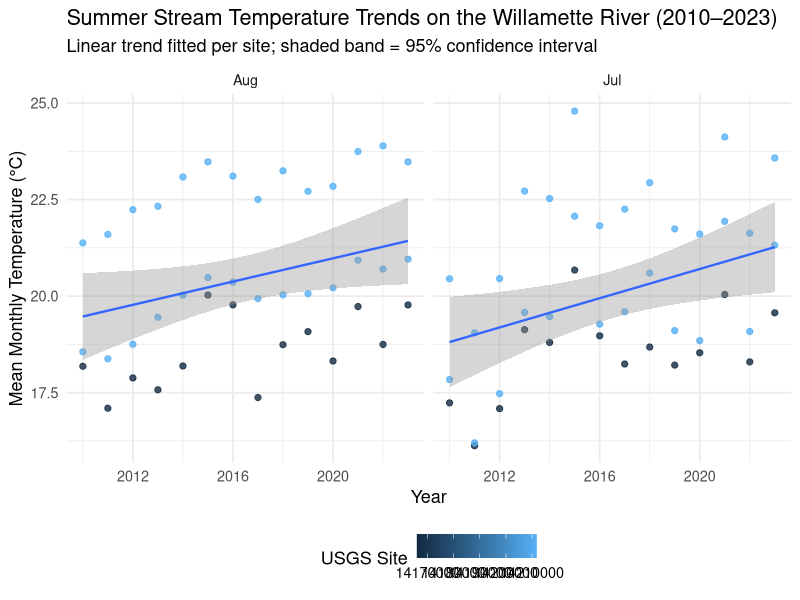

Recreate this plot in R.
## ---- chunk 1
#| message: false
#| warning: false

# tidyverse for data wrangling and ggplot2 for visualization
library(tidyverse)
## ---- chunk 2
# load the locally saved CSV produced by willamette_temperature_data.qmd
temp_data <- read_csv("data/willamette_temp.csv")
## ---- chunk 3
# filter to July observations and fit the GLM trend model
july_data <- subset(temp_data, month == "Jul")

# year*site_no fits separate slopes per site, allowing us to detect
# differences in warming rate across the three locations
july_model <- glm(temp_C ~ year*site_no, data = july_data)
summary(july_model)
## ---- chunk 4
# filter to August observations and fit the same GLM structure
aug_data <- subset(temp_data, month == "Aug")

aug_model <- glm(temp_C ~ year*site_no, data = aug_data)
summary(aug_model)
## ---- chunk 5
# helper function to extract the slope (°C/year) for each site from a fitted GLM
# dynamically finds interaction term names so it works regardless of factor ordering
extract_slopes <- function(model, month_label) {
  coefs <- coef(summary(model))

  # the reference site slope is the "year" coefficient alone
  slope_ref <- coefs["year", "Estimate"]

  # find any interaction terms of the form "year:site_noXXXXXX" dynamically
  # this avoids hardcoding names that may differ depending on factor levels
  int_terms <- grep("year:site_no", rownames(coefs), value = TRUE)

  # extract site IDs from the interaction term names (strip "year:site_no" prefix)
  site_ids <- gsub("year:site_no", "", int_terms)

  # compute actual slope for each non-reference site: base slope + interaction estimate
  other_slopes <- slope_ref + coefs[int_terms, "Estimate"]

  # combine reference and non-reference sites into one tibble
  tibble(
    Month          = month_label,
    Site           = c("14166000 (ref)", site_ids),
    Slope_C_per_yr = round(c(slope_ref, other_slopes), 4),
    Direction      = ifelse(c(slope_ref, other_slopes) > 0, "Warming", "Cooling")
  )
}

# combine July and August slope estimates into one summary table
slopes <- bind_rows(
  extract_slopes(july_model, "July"),
  extract_slopes(aug_model,  "August")
)

# display as a formatted table
knitr::kable(slopes, caption = "Estimated temperature trend (°C/year) by site and month")
## ---- chunk 6
#| fig-width: 10
#| fig-height: 5

# calculate annual mean temperature for July and August combined, per site
summer_annual <- temp_data |>
  filter(month %in% c("Jul", "Aug")) |>
  group_by(year, month, site_no) |>
  summarise(mean_temp = mean(temp_C, na.rm = TRUE), .groups = "drop")

# facet by month so July and August trends can be compared side by side
# linear trend lines with 95% CI make the warming signal easy to communicate
ggplot(summer_annual, aes(x = year, y = mean_temp, color = site_no)) +
  geom_point(size = 1.8, alpha = 0.8) +
  geom_smooth(method = "lm", se = TRUE, linewidth = 0.8) +
  facet_wrap(~month) +
  labs(
    title = "Summer Stream Temperature Trends on the Willamette River (2010–2023)",
    subtitle = "Linear trend fitted per site; shaded band = 95% confidence interval",
    x = "Year",
    y = "Mean Monthly Temperature (°C)",
    color = "USGS Site"
  ) +
  theme_minimal(base_size = 13) +
  theme(legend.position = "bottom")
